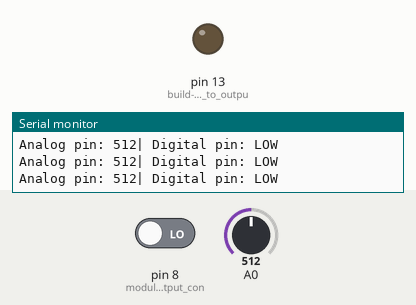
Simulated run of this sketch. Board: Arduino Uno, built with avr-gcc and run on an emulated ATmega328P. On the bench: output pins drawn as LEDs (lit = HIGH), the last lines printed to the serial monitor. The inputs (shaded band) are chosen by the test bench; at power-on: pin 8 (module_digital_output_con) LOW, A0 = 512.

Above: at 1.2 s.
1.3 s: pin 8 (module_digital_output_con) driven HIGH
At 2.0 s:
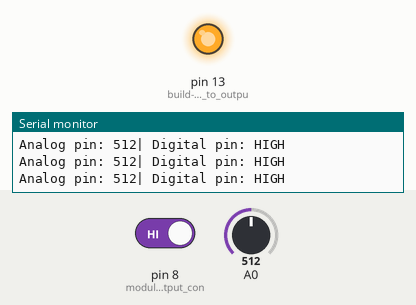
2.8 s: pin 8 (module_digital_output_con) driven LOW
At 3.4 s:
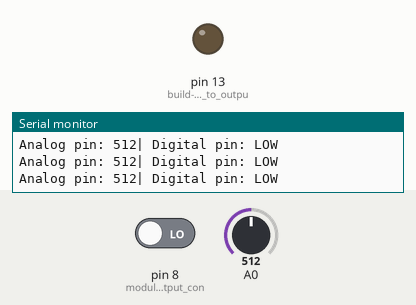
Timing chart, 0 to 5.8 s (numbered marks = the images above; inputs shaded):
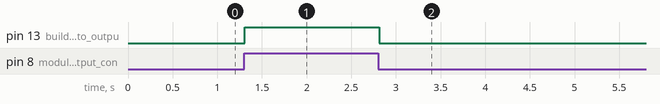

Measured:
- after the input at 1.3 s, pin 13 (build-in_LED_set_to_outpu): LOW → HIGH at once
- after the input at 2.8 s, pin 13 (build-in_LED_set_to_outpu): HIGH → LOW at once

The sketch:

metal_touch_sensor.ino
```cpp
void setup()
{
    pinMode(13, OUTPUT); // build-in LED set to output
    pinMode(8, INPUT);   // module digital output connected to arduino
    Serial.begin(9600);  // initialize serial
}

void loop()
{
    // display analog and digital values to serial
    Serial.print("Analog pin: ");
    Serial.print(analogRead(A0));

    Serial.print("| Digital pin: ");

    if (digitalRead(8) == HIGH)
    {
        Serial.println("HIGH");
        digitalWrite(13, HIGH); // if module value is higher than threshold switch-on built-in LED
    }
    else
    {
        Serial.println("LOW");
        digitalWrite(13, LOW);
    }
    delay(100); // wait 100 miliseconds
}
```
